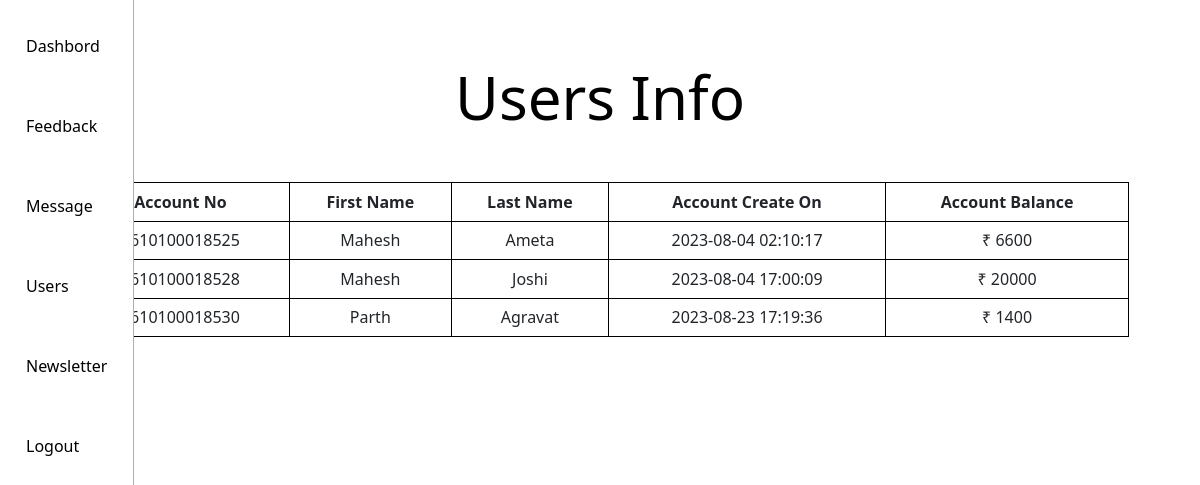
The app's page /admin/dashbord/users.php (signed in) with its own data.
### tables this page shows
CREATE TABLE `users` (
  `u_id` varchar(50) DEFAULT NULL,
  `account_no` bigint(50) NOT NULL,
  `email` varchar(255) NOT NULL,
  `password` varchar(50) NOT NULL,
  `f_name` varchar(255) NOT NULL,
  `l_name` varchar(255) NOT NULL,
  `contact` bigint(10) NOT NULL,
  `alt_contact` bigint(10) NOT NULL,
  `dob` date NOT NULL,
  `address` varchar(500) NOT NULL,
  `acc_create_date` timestamp NOT NULL DEFAULT current_timestamp(),
  `transction_pin` int(11) NOT NULL,
  `usr_img` varchar(255) NOT NULL,
  `balance` double DEFAULT 0,
  `last_login` varchar(100) DEFAULT NULL
);

### admin/dashbord/users.php (the view, shortened to what this page needs)
<?php include("header.php");
include("conn.php");
  $sql = "Select account_no ,f_name,l_name,acc_create_date,balance from users";
  $result = mysqli_query($con, $sql);
?>
<head>
</head>
<main>
    <?php include("sidebar.php")?>
  <section>
    <div class="content-page">
        <h1>Users Info</h1>
        <table style="width:90%; height:20%">
            <tr>
                <th>Account No</th>
                <th>First Name</th>
                <th>Last Name</th>
                <th>Account Create On</th>
                <th>Account Balance</th>
            </tr>
           <?php
           while($row=mysqli_fetch_row($result)) {
                echo "
            <tr>
                <td>$row[0]</td>
                <td>$row[1]</td>
                <td>$row[2]</td>
                <td>$row[3]</td>
                <td>&#8377; $row[4]</td>
            </tr>
            ";
            }
           ?>
        </table>
    </div>
  </section>
</main>

### admin/dashbord/dashbord.css (style rules this page uses)
* { margin: 0px; padding: 0px; box-sizing: border-box; }
main { display: flex; }
section { flex: 1; min-height: 100vh; position: relative; background-color: var(--section); }
.content-page { height: 100%; display: flex; flex-direction: column; width: 100%; justify-content: top; align-items: center; padding: 1%; }
.content-page h1 { font-size: 60px; line-height: 70px; text-align: center; margin: 50px 0; color: var(--black); }

### admin/dashbord/users.php (style rules this page uses)
table, th, td { border: 1px solid black; text-align:center; }

### records on screen
users: account_no "3610100018525", f_name "Mahesh", l_name "Ameta", acc_create_date "2023-08-04 02:10:17", balance "6600"
users: account_no "3610100018528", f_name "Mahesh", l_name "Joshi", acc_create_date "2023-08-04 17:00:09", balance "20000"
users: account_no "3610100018530", f_name "Parth", l_name "Agravat", acc_create_date "2023-08-23 17:19:36", balance "1400"
